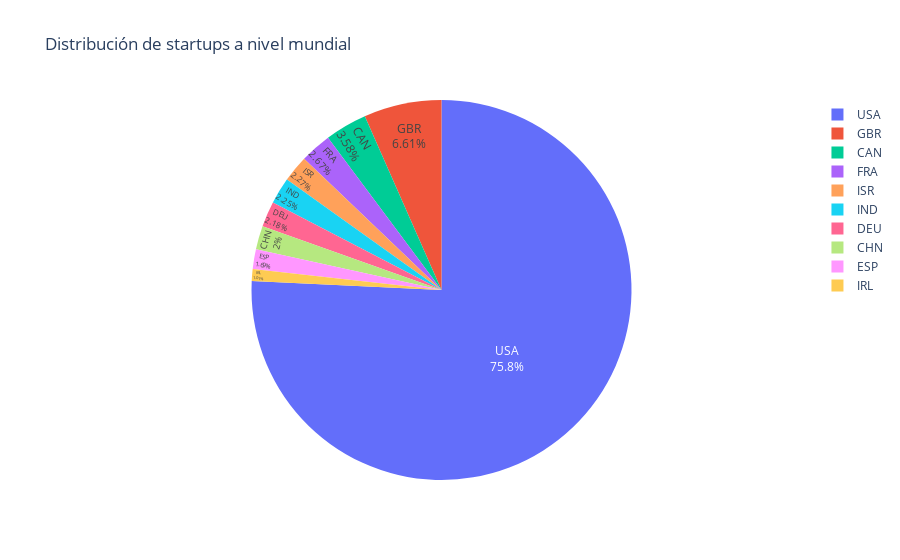

Source (notebook cell):
### Code cell
#Distribución entre los 10 países con mayor número de startups

fig = px.pie(group_country_pie, values='startups', names='country_code', title='Distribución de startups a nivel mundial')
fig.update_traces(textposition='inside', textinfo='percent+label')
#fig.update_layout(uniformtext_minsize=12, uniformtext_mode='hide')
fig.show()

### Figure 1 — Plotly figure (JSON) as saved in the notebook; plotly's stock layout.template omitted (floating-point values rounded to 4 significant figures)
{"data": [{"domain": {"x": [0, 1], "y": [0, 1]}, "hovertemplate": "country_code=%{label}<br>startups=%{value}<extra></extra>", "labels": ["USA", "GBR", "CAN", "FRA", "ISR", "IND", "DEU", "CHN", "ESP", "IRL"], "legendgroup": "", "name": "", "showlegend": true, "textinfo": "percent+label", "textposition": "inside", "type": "pie", "values": [10963, 957, 518, 387, 328, 325, 315, 289, 244, 146]}], "layout": {"autosize": true, "legend": {"tracegroupgap": 0}, "title": {"text": "Distribución de startups a nivel mundial"}}}
